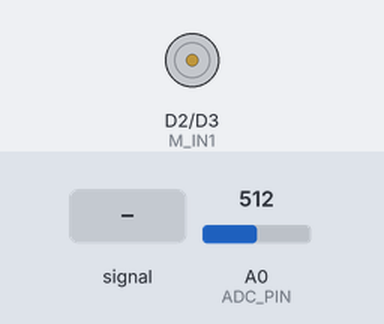
A sketch run on a simulated Arduino Uno R4 Minima. On the bench: motor-driver pin pairs drawn as motors (green arrow = first pin HIGH = forward, orange = second pin HIGH = backward, longer = more drive, scaled by the enable pin). The test bench sets the inputs (shaded band); at power-on: A0 (ADC_PIN) = 512 (analog values on the 0–1023 scale). What the sketch prints to the serial monitor is not drawn.

Above: at 1.2 s.
1.3 s: A0 (ADC_PIN) fed a 200 Hz sine of ±81 counts around its level
At 2.8 s:
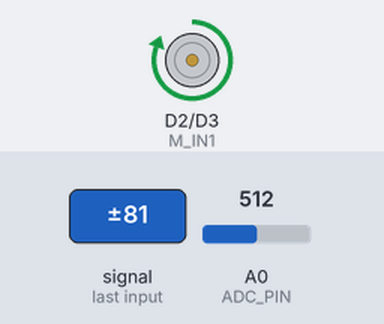
4.3 s: A0 (ADC_PIN) set to 716
At 4.9 s:
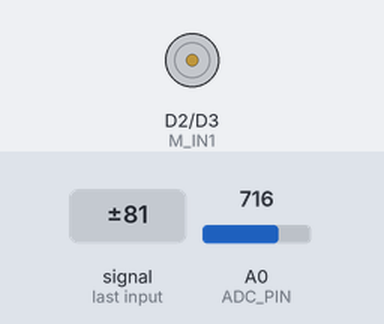
Timing chart, 0 to 7.3 s (numbered marks = the images above; inputs shaded):
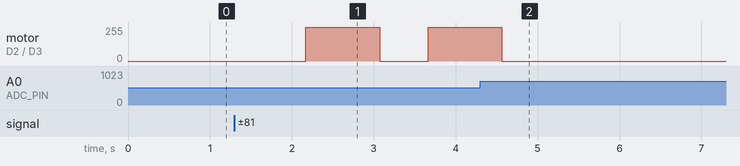

The sketch:

single_string_DC.ino
```cpp
/*********************************************************************
 * Purpose: Single-string tuning with a DC motor and PID control.
 * Board: Arduino Uno R4
 * Description: This sketch will tune a single guitar string using a
 * DC motor with an encoder and a PID controller for precise positioning.
 *********************************************************************/

#include <Arduino.h>
#include <arduinoFFT.h>
#include <algorithm>                 // std::nth_element


/*──────── USER CONSTANTS ───────*/
constexpr uint16_t FFT_SAMPLES   = 1024;
constexpr float    FS_HZ         = 4000.0f;
constexpr uint8_t  ADC_PIN       = A0;
constexpr float    DC_OFFSET     = 517.0f;      // bias midpoint (10-bit)


/* Signal-quality guards */
constexpr float    RMS_MIN       = 8.0f;
constexpr float    MIN_SNR       = 5.0f;
constexpr uint8_t  N_STABLE      = 3;
constexpr float    STRUM_GATE    = 250.0f;


/* Search band */
constexpr float    FREQ_MIN_HZ   =  50.0f;
constexpr float    FREQ_MAX_HZ   = 400.0f;


/* Target (set per string before tuning) */
constexpr float    TARGET_FREQ   = 82.41f;     // high-E
constexpr float    CENT_TOL      = 0.30f;


/* PID gains */
constexpr float    Kp = 1.2f, Ki = 9.0f, Kd = 0.0f;
constexpr float    STEP_SCALE    = 1.2f;
constexpr int32_t  STEP_CLAMP    = 15;


/* ── DC-motor / L298N wiring ── */
constexpr uint8_t  M_IN1   = 2;
constexpr uint8_t  M_IN2   = 3;
constexpr uint8_t  M_PWM   = 9;
constexpr uint8_t  MAX_PWM = 255;     // full duty


/* Burst timing (maps 1…15 proxy-steps → 250…900 ms) */
constexpr uint16_t MIN_BURST_MS = 250;
constexpr uint16_t MAX_BURST_MS = 900;


/*  Direction sense  ------------------------------------------------
    DIR_SIGN = +1  → positive proxy-steps tighten (clockwise peg)
    DIR_SIGN = −1  → positive proxy-steps loosen  (flip motor sense)


    Set to −1 for strings whose tuners tighten in the opposite direction.
   ------------------------------------------------------------------*/
constexpr int8_t   DIR_SIGN = -1;     // change to −1 for reversed pegs


/*──────── BUFFERS ───────*/
float vRe[FFT_SAMPLES], vIm[FFT_SAMPLES];
ArduinoFFT<float> FFT(vRe, vIm, FFT_SAMPLES, FS_HZ);
static float mags[FFT_SAMPLES/2];


const uint32_t SAMPLE_PERIOD_US = 1'000'000UL / uint32_t(FS_HZ);


/* PID / state */
float pidI = 0, lastErrHz = 0;
float lastPeakMag = 0, lastGoodFreq = 0;
uint8_t stableFrames = 0;


/* 0.4-s hold filter */
float    holdRefHz     = 0;
uint32_t holdStartMs   = 0;
bool     freqConfirmed = false;


/*──────── DC-MOTOR HELPER ───────*/
void motorDrive(int32_t proxySteps)
{
  if (!proxySteps) return;                            // nothing to do


  int32_t signedSteps = proxySteps * DIR_SIGN;        // flip if needed
  bool tighten = signedSteps > 0;                     // final direction


  uint16_t burst = map(abs(signedSteps),
                       1, STEP_CLAMP,
                       MIN_BURST_MS, MAX_BURST_MS);


  digitalWrite(M_IN1, tighten ? HIGH : LOW);
  digitalWrite(M_IN2, tighten ? LOW  : HIGH);


  analogWrite(M_PWM, MAX_PWM);
  delay(burst);
  analogWrite(M_PWM, 0);                              // stop
}


/*──────── FFT FUNDAMENTAL DETECTOR ───────*/
float detectFundamental()
{
  uint32_t tNext = micros();
  float rmsSq = 0;
  for (uint16_t i = 0; i < FFT_SAMPLES; ++i) {
    while (micros() < tNext) {}
    float s = analogRead(ADC_PIN) - DC_OFFSET;
    vRe[i] = s;  vIm[i] = 0;  rmsSq += s * s;
    tNext += SAMPLE_PERIOD_US;
  }
  if (sqrtf(rmsSq / FFT_SAMPLES) < RMS_MIN) { lastPeakMag = 0; return -1; }


  FFT.windowing(FFTWindow::Hamming, FFTDirection::Forward);
  FFT.compute   (FFTDirection::Forward);
  FFT.complexToMagnitude();


  const float BIN_HZ = FS_HZ / FFT_SAMPLES;
  uint16_t kL = max<uint16_t>(1, ceil (FREQ_MIN_HZ / BIN_HZ));
  uint16_t kH = min<uint16_t>(FFT_SAMPLES/2-1, floor(FREQ_MAX_HZ / BIN_HZ));


  uint16_t n = 0;
  for (uint16_t k = kL; k <= kH; ++k) mags[n++] = vRe[k];
  std::nth_element(mags, mags + n/2, mags + n);
  float floorMag = mags[n/2];


  float pk = 0; uint16_t bin = 0;
  for (uint16_t k = kL; k <= kH; ++k)
    if (vRe[k] > pk) { pk = vRe[k]; bin = k; }
  if (pk < MIN_SNR * floorMag) return -1;
  lastPeakMag = pk;


  float f = bin * BIN_HZ;
  if (bin > 0 && bin < FFT_SAMPLES/2 - 1) {
    float m1 = vRe[bin-1], m2 = pk, m3 = vRe[bin+1];
    float d  = 2.0f * (2.0f*m2 - m1 - m3);
    float off = d ? (m3 - m1) / d : 0;
    f = (bin + off) * BIN_HZ;
  }
  return f;
}


/*──────── PID → proxy-step (signed) ───────*/
int32_t pidProxy(float f)
{
  float errHz = TARGET_FREQ - f;
  float cent  = 1200.0f * log2f(TARGET_FREQ / f);
  if (fabsf(cent) < CENT_TOL) { pidI = 0; return 0; }


  pidI += errHz / FS_HZ;
  float pid = Kp*errHz + Ki*pidI + Kd*(errHz - lastErrHz)*FS_HZ;
  lastErrHz = errHz;


  int32_t s = int32_t(cent * STEP_SCALE);
  return constrain(s, -STEP_CLAMP, STEP_CLAMP);
}


/*──────── SETUP ───────*/
void setup()
{
  pinMode(M_IN1, OUTPUT);
  pinMode(M_IN2, OUTPUT);
  pinMode(M_PWM, OUTPUT);
  analogWrite(M_PWM, 0);


  analogReadResolution(10);


  Serial.begin(115200);
  while (!Serial) {}
  Serial.println("\nFFT tuner – DC-motor version (DIR_SIGN variable)");
}


/*──────── LOOP ───────*/
void loop()
{
  float f = detectFundamental();


  if (lastPeakMag < STRUM_GATE)               { freqConfirmed=false; return; }
  if (f < 0)                                  { freqConfirmed=false; return; }


  /* Hold filter: ±10 Hz for ≥0.4 s */
  uint32_t now = millis();
  if (!freqConfirmed) {
    if (holdStartMs == 0) { holdRefHz = f; holdStartMs = now; }
    else if (fabsf(f - holdRefHz) <= 10.0f) {
      if (now - holdStartMs >= 400) freqConfirmed = true;   // 0.4 s
    } else { holdRefHz = f; holdStartMs = now; }
  }


  Serial.print("Freq "); Serial.print(f, 2);
  Serial.print(" Hz  |X|max "); Serial.print(lastPeakMag, 0);


  if (!freqConfirmed) { Serial.println("  (waiting 0.4 s)"); return; }


  /* Stability gate */
  if (lastGoodFreq>0 && fabsf(f-lastGoodFreq)/f < 0.01f) {
    if (++stableFrames < N_STABLE) return;
  } else stableFrames = 1;
  lastGoodFreq = f;


  int32_t proxy = pidProxy(f);
  if (proxy) {
    motorDrive(proxy);
    Serial.print("  burst "); Serial.print(proxy); Serial.println();
  } else {
    Serial.println("  in-tune ✔");
  }
}
```

Measured:
- after the input at 1.3 s, motor on D2 (M_IN1) / D3 (M_IN2): stopped → forward 255/255 after 0.87 s, → stopped 0.90 s later, → forward 255/255 0.59 s later
- after the input at 4.3 s, motor on D2 (M_IN1) / D3 (M_IN2): goes on until 4.6 s, then stays stopped
